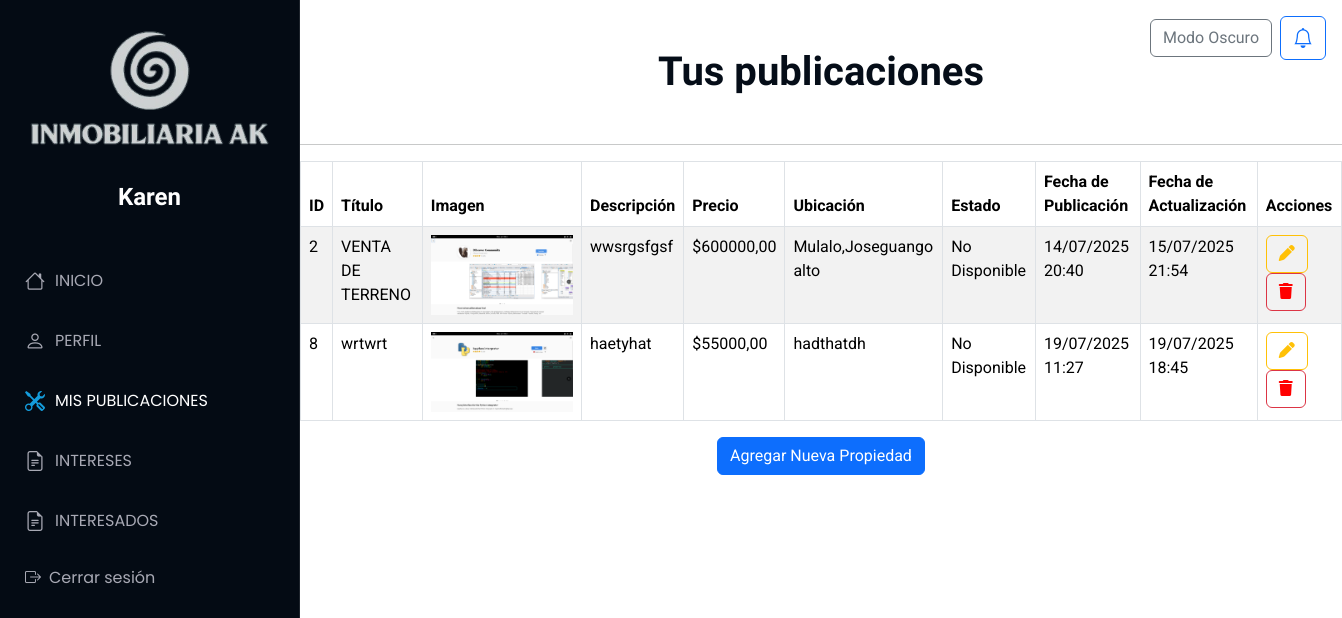
The app's page /Publicaciones/iniciopu (signed in), older data.
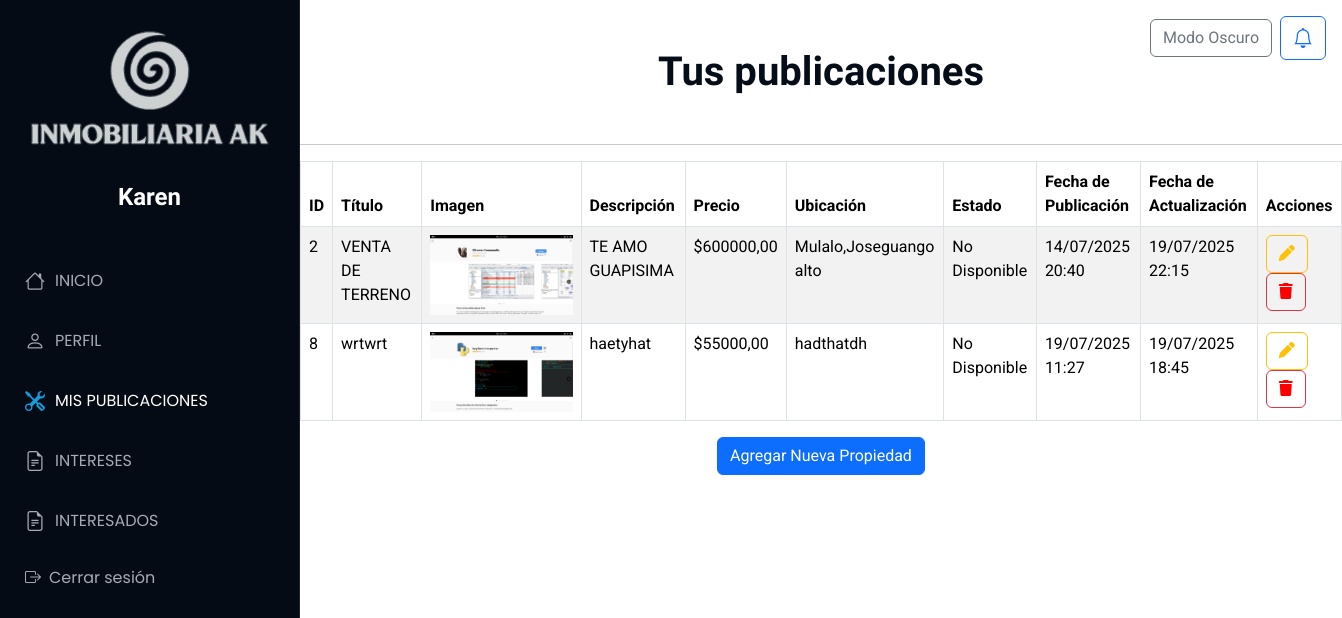
The same page, newer data.
### Aplicaciones/Publicaciones/models.py (models this page shows)
class Propiedad(models.Model):
    id_propiedad = models.AutoField(primary_key=True)
    titulo = models.CharField(max_length=200)
    imagen = models.FileField(upload_to='propiedades/')
    descripcion = models.TextField()
    precio = models.DecimalField(max_digits=12, decimal_places=2)
    ubicacion=models.CharField(max_length=200,null=True,blank=True)
    usuario = models.ForeignKey(Usuario, on_delete=models.CASCADE)
    latitud = models.DecimalField(max_digits=9, decimal_places=7)
    longitud = models.DecimalField(max_digits=10, decimal_places=7)
    estado = models.CharField(max_length=50)
    fecha_publicacion = models.DateTimeField(auto_now_add=True)
    fecha_actualizacion = models.DateTimeField(auto_now=True,null=True,blank=True)

### Aplicaciones/Publicaciones/views.py (the view)
# urls.py: path('iniciopu',views.inicio,name='iniciopu'),
def inicio(request):
    usuario_actual = Usuario.objects.get(id=request.session['usuario_id'])
    listado_propiedades = Propiedad.objects.filter(usuario=usuario_actual)
    return render(request, "iniciopu.html", {'propiedades': listado_propiedades})

### Aplicaciones/Publicaciones/templates/iniciopu.html (shortened to what this page needs)
{% extends 'plantilla.html' %}
{% load static %}
{% block body %}
<main>
    <br><br>
<h1 class="text-center"><b>Tus publicaciones</b></h1><br>
<hr>
<table class="table table-bordered table-striped table-hover" id="publicaciones">
    <thead>
        <tr>
            <th>ID</th>
            <th>Título</th>
            <th>Imagen</th>
            <th>Descripción</th>
            <th>Precio</th>
            <th>Ubicación</th>
            <th>Estado</th>
            <th>Fecha de Publicación</th>
            <th>Fecha de Actualización</th>
            <th>Acciones</th>
        </tr>
    </thead>
    <tbody>
        {% for propiedad in propiedades %}
        <tr>
            <td>{{propiedad.id_propiedad}}</td>
            <td>{{ propiedad.titulo }}</td>
            <td>
                {% if propiedad.imagen %}
                    <img src="{{propiedad.imagen.url}}" alt="" height="80px">
                {% else %}
                    Ninguna
                {% endif %}
            </td>
            <td>{{ propiedad.descripcion|truncatewords:10 }}</td>
            <td>${{ propiedad.precio }}</td>
            <td>{{ propiedad.ubicacion }}</td>
            <td>{{ propiedad.estado }}</td>
            <td>{{ propiedad.fecha_publicacion|date:"d/m/Y H:i" }}</td>
            <td>{{ propiedad.fecha_actualizacion|date:"d/m/Y H:i" }}</td>
            <td>
                <a href="editarPropiedad/{{propiedad.id_propiedad}}" class="btn btn-outline-warning">
                    <i class="fa fa-pen"></i></a>
                <a style="color: red;" href="#" onclick="confirmarEliminacion('{{ propiedad.id_propiedad }}')" class="btn btn-outline-danger"><i class="fa fa-trash"></i></a>
            </td>
        </tr>
        {% endfor %}
    </tbody>
</table>
<div class="text-center">
    <a href="nuevaPropiedad" class="btn btn-primary">
        Agregar Nueva Propiedad
    </a>
</div>
<br>
<br>
</main>
{% endblock %}

Row changes from the older to the newer data that the page shows:
changed Propiedad "VENTA DE TERRENO": descripcion "wwsrgsfgsf" → "TE AMO GUAPISIMA"; fecha_actualizacion "15/07/2025 21:54" → "19/07/2025 22:15"
